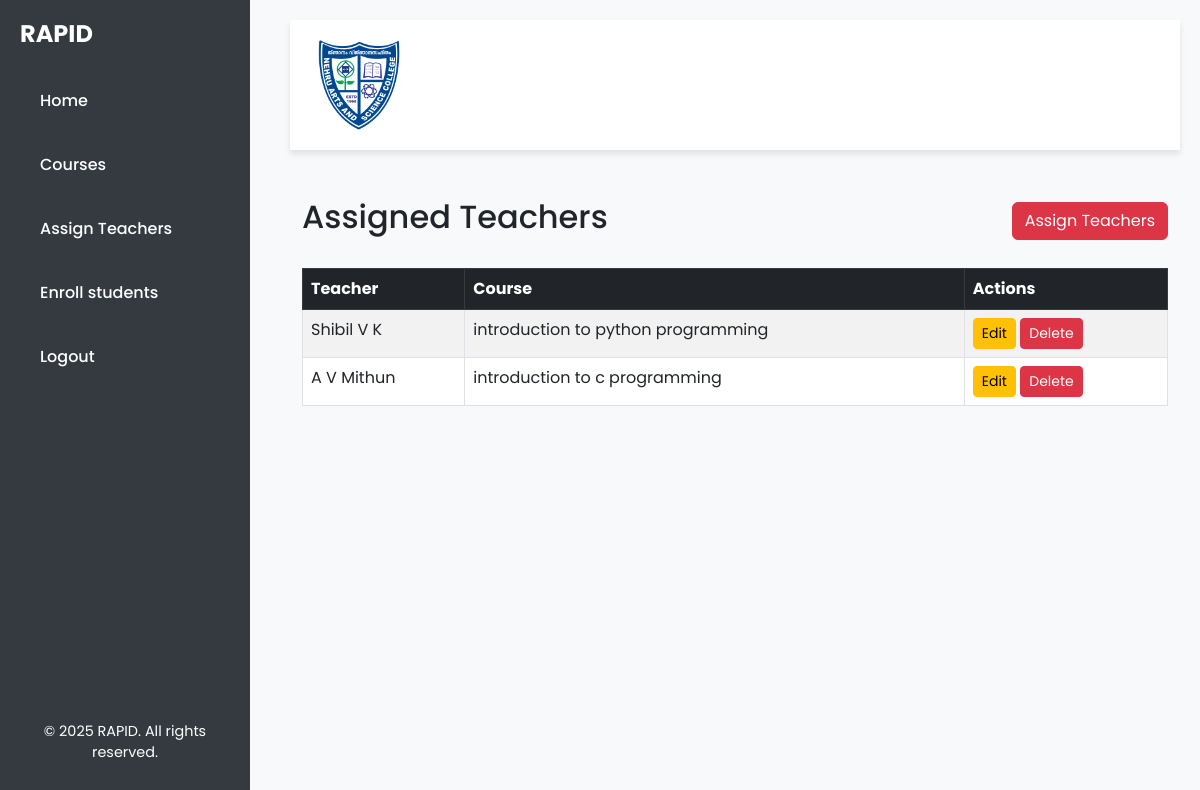
Page /assigned-list/ (signed in) on the earlier database version.
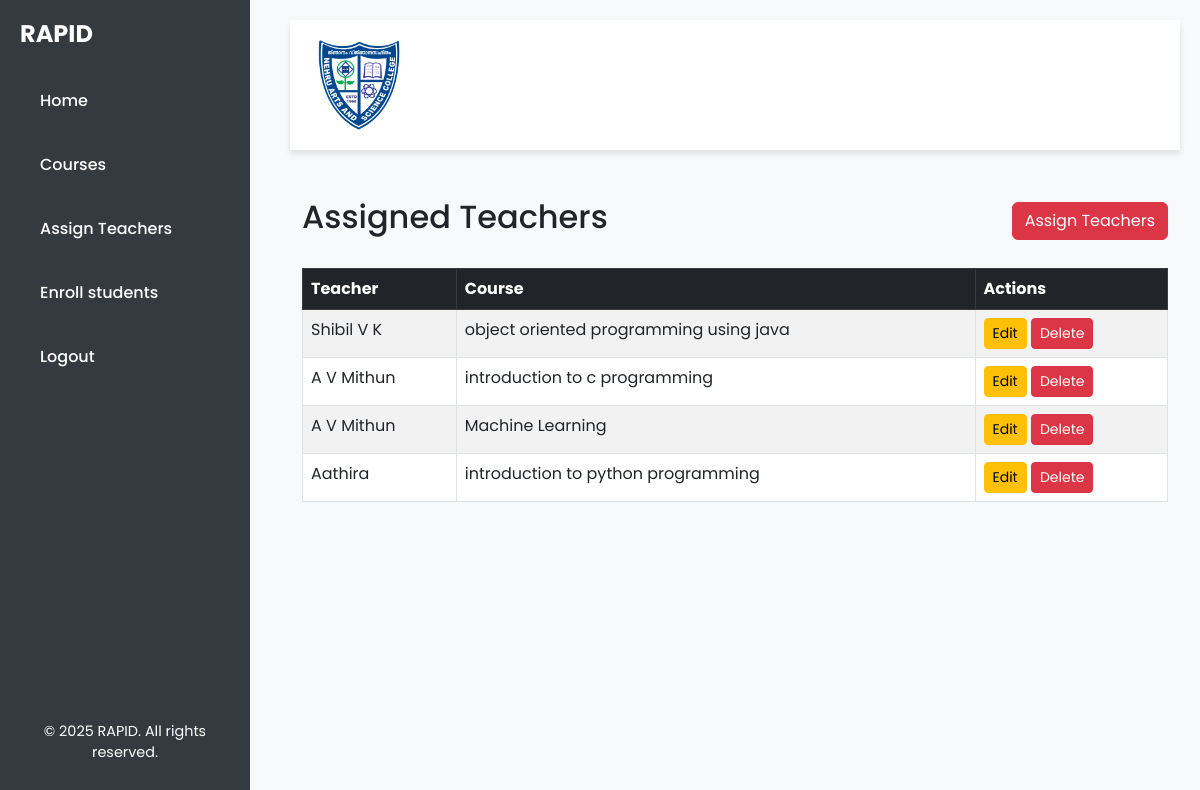
Same page on the later database version.
### rapid/models.py (models this page shows, shortened)
class TeacherCourse(models.Model):
    id = models.AutoField(primary_key=True)
    teacher_id = models.ForeignKey(Teacher, on_delete=models.CASCADE)
    course_id=models.ForeignKey(Course, on_delete=models.CASCADE)
    year = models.PositiveIntegerField(editable=False)  # Year is non-editable
    class Meta:
        db_table = 'teacher_course'  # Custom table name
        unique_together = ('teacher_id', 'course_id', 'year')  # Prevent duplicate entries for the same student and course
        verbose_name = 'Teacher Course'
        verbose_name_plural = 'Teacher Courses'

class Teacher(models.Model):
    teacher_id = models.AutoField(primary_key=True)
    teacher_name = models.CharField(max_length=100)
    user_id = models.OneToOneField(User, on_delete=models.CASCADE)
    department_id = models.ForeignKey(Department, on_delete=models.CASCADE)
    phone = models.CharField(max_length=15, unique=True)
    email = models.EmailField(unique=True)
    gender = models.CharField(max_length=10, choices=[('Male', 'Male'), ('Female', 'Female'), ('Other', 'Other')])
    is_hod = models.BooleanField(default=False)  # New field to mark HODs
    def __str__(self):
        return self.teacher_name

class Course(models.Model):
    SEMESTER_CHOICES = [
        ('1', 'First Semester'),
        ('2', 'Second Semester'),
        ('3', 'Third Semester'),
        ('4', 'Fourth Semester'),
        ('5', 'Fifth Semester'),
        ('6', 'Sixth Semester'),
        ('7', 'Seventh Semester'),
        ('8', 'Eighth Semester'),
    ]
    course_id = models.AutoField(primary_key=True)
    course_code = models.CharField(max_length=20, unique=True)
    course_title = models.CharField(max_length=100)
    credit = models.DecimalField(max_digits=4, decimal_places=2)
    department_id = models.ForeignKey(Department, on_delete=models.CASCADE)
    semester = models.CharField(max_length=1, choices=SEMESTER_CHOICES)
    def __str__(self):
        return self.course_title

### rapid/views.py (the view)
# urls.py: path('assigned-list/', views.assign_teacher_list, name='assign_teacher_list'),
@login_required
def assign_teacher_list(request):
    user = request.user
    try:
        hod = Teacher.objects.get(user_id=user, is_hod=True)
    except Teacher.DoesNotExist:
        messages.error(request, "You are not authorized to view assigned courses.")
        return redirect('hod_dashboard')  # Redirect unauthorized users
    department=hod.department_id
    assigns = TeacherCourse.objects.filter(
        teacher_id__department_id=hod.department_id
    ).select_related('teacher_id', 'course_id')
    return render(request, 'rapid/assign_teacher_list.html', {'assigns': assigns, 'department': department})

### rapid/templates/rapid/assign_teacher_list.html (shortened to what this page needs)
{% extends "base.html" %}
{% block content %}
<div class="container mt-5">
    <div class="d-flex justify-content-between align-items-center mb-4">
        <h2>Assigned Teachers</h2>
        <a href="/assign-teachers/" class="btn btn-danger">Assign Teachers</a>
    </div>
    <div class="table-responsive">
        <table class="table table-bordered table-striped">
            <thead class="table-dark">
                <tr>
                    <th>Teacher</th>
                    <th>Course</th>
                    <th>Actions</th>
                </tr>
            </thead>
            <tbody>
                {% for assign in assigns %}
                <tr>
                    <td>{{ assign.teacher_id }}</td>
                    <td>{{ assign.course_id }}</td>
                    <td>
                        <a href="{% url 'edit_teacherCourse' assign.pk %}" class="btn btn-warning btn-sm">Edit</a>
                        <a href="{% url 'delete_teacherCourse' assign.id %}" onclick="return confirm('Are you sure you want to delete this teacher?');" class="btn btn-danger btn-sm">Delete</a>
                    </td>
                </tr>
                {% empty %}
                <tr>
                    <td colspan="4">No teachers available.</td>
                </tr>
                {% endfor %}
            </tbody>
        </table>
    </div>
</div>
{% endblock %}

Differences in the rows shown:
changed TeacherCourse "Shibil V K": course_id "introduction to python programming" → "object oriented programming using java"
added TeacherCourse: teacher_id "A V Mithun", course_id "Machine Learning"
added TeacherCourse: teacher_id "Aathira", course_id "introduction to python programming"
